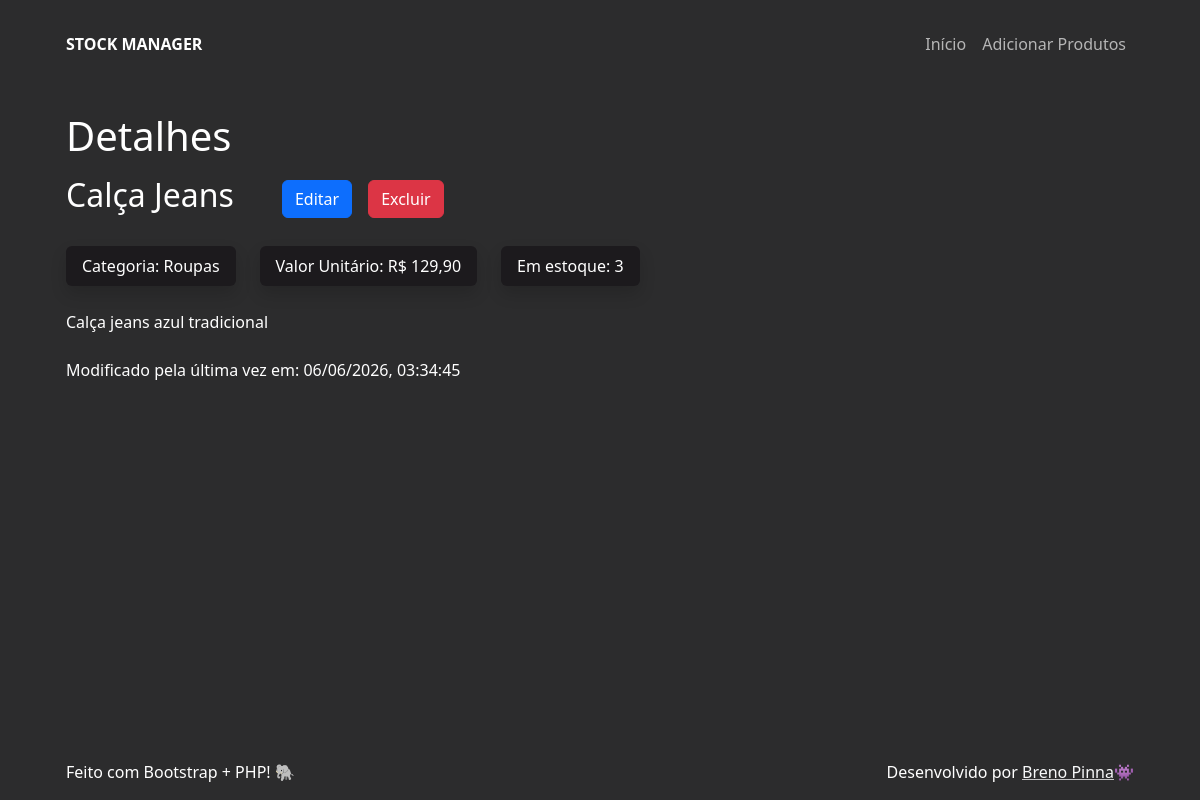
The page /details?id=2 on the database its author committed.
### tables this page shows
CREATE TABLE products (
  id int NOT NULL AUTO_INCREMENT,
  name varchar(255) NOT NULL,
  quantity int NOT NULL,
  category varchar(255) NOT NULL,
  price decimal(10, 2) NOT NULL,
  description varchar(1000) NOT NULL,
  created_at timestamp DEFAULT CURRENT_TIMESTAMP,
  modified_at timestamp DEFAULT CURRENT_TIMESTAMP ON UPDATE CURRENT_TIMESTAMP,
  PRIMARY KEY (id)
);

### src/data/get_product_details.php (called while the page is built, shortened)
<?php
  function get_product_details(int $id){
    try {
      $con = connect();
      $sql = "SELECT * FROM products WHERE products.id = :id;";
      $stmt = $con->prepare($sql);
      $stmt->execute([
        ":id" => $id
      ]);
      $product_details = $stmt->fetch(PDO::FETCH_ASSOC);
      return $product_details;
    } catch (\Throwable $th) {
      return null;
    }
  }

### src/pages/details.php (the view, shortened to what this page needs)
<?php
  require_once __DIR__ . '/../data/get_product_details.php';
  require_once __DIR__ . '/../components/btn_update.php';
  require_once __DIR__ . '/../components/btn_delete.php';
  require_once __DIR__ . '/../components/tag.php';
  $id = $_GET['id'];
  $product = get_product_details($id);
  $currency_formatter = new NumberFormatter('pt_BR', NumberFormatter::CURRENCY);
  $name = htmlspecialchars($product['name']);
  $category = htmlspecialchars($product['category']);
  $price = numfmt_format_currency($currency_formatter, $product['price'], "BRL");
  $description = htmlspecialchars($product['description']);
  $modified_at = (new DateTime($product['modified_at']))->format("d/m/Y, H:i:s");
  $quantity = $product['quantity'];
  $btn_update = btn_update($id);
  $btn_delete = btn_delete($id, $name);
  $tags = [
    tag("Categoria: " . $category),
    tag("Valor Unitário: " . $price),
    tag("Em estoque: " . $quantity)
  ];
?>
<div class="d-flex align-items-center flex-wrap column-gap-5">
  <h2 class="fw-light"><?= $product['name'] ?></h2>
  <div class="d-flex gap-3">
    <?= $btn_update ?>
    <?= $btn_delete ?>
  </div>
</div>
<div class="d-flex gap-4 mt-4 flex-wrap">
  <?php foreach ($tags as $tag): ?>
    <?= $tag ?>
  <?php endforeach; ?>
</div>
<p class="mt-4"><?= $description ?></p>
<p class="mt-4">Modificado pela última vez em: <?= $modified_at ?></p>

### assets/theme.css (style rules this page uses)
:root { --overwrite-primary-color: #2c2c2d; --overwrite-secondary-color: #1c1a1d; }
.bg-primary { background-color: var(--overwrite-primary-color) !important; }

### rows shown on the page
products: name "Calça Jeans", description "Calça jeans azul tradicional", modified_at "06/06/2026, 03:34:45"

### other values the page prints
$text "Categoria: Roupas"
$text "Valor Unitário: R$ 129,90"
$text "Em estoque: 3"
